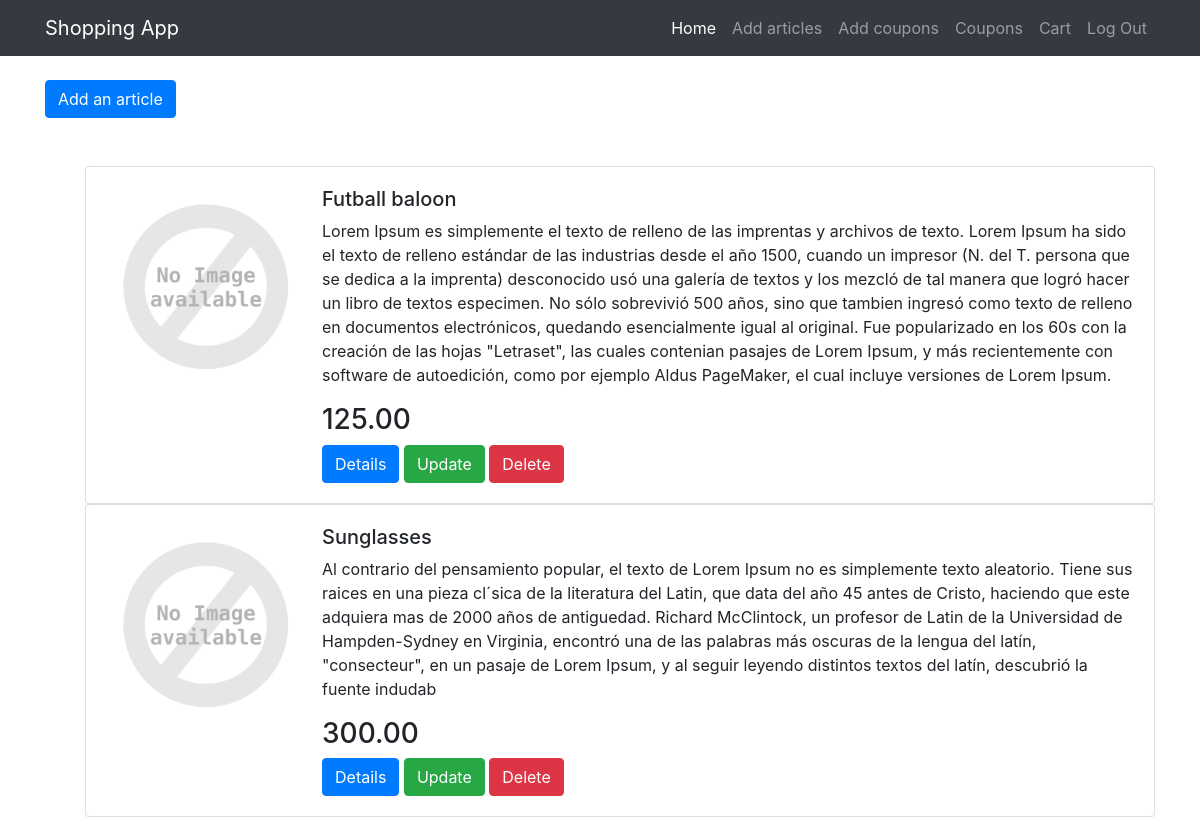
The page /article/ (signed in) on the database its author committed.
### articles/models.py (models this page shows, shortened)
class Article(models.Model):
    name = models.CharField(max_length=255)
    description = models.TextField()
    price = models.DecimalField(max_digits=10, decimal_places=2)
    created = models.DateTimeField(auto_now_add=True)
    updated = models.DateTimeField(auto_now=True)
    def __str__(self):
        return self.name

### articles/views.py (the view)
# urls.py: path('article/', views.ListAArticleView.as_view(), name='article_list'),
class ListAArticleView(views.LoginRequiredMixin,
                       views.PermissionRequiredMixin,
                       ListView):
    permission_required = "article.change_article"
    model = Article
    template_name = 'article/lista.html'

### articles/templates/article/lista.html (shortened to what this page needs)
{% extends "base.html" %}
{% load static %}
{% load i18n %}
{% block content %}
<a href="{% url 'article_add' %}" class="btn btn-primary">{%trans 'Add an article' %}</a></br></br></br>
<ul>
    {% for article in object_list %}
    <div class="row">
        <div class="col-sm-12">
            <div class="card">
                <div class="card-body">
                    <div class="media">
                        <img class="align-self-start mr-3" src="{% static 'images/nia.png' %}" alt="Generic placeholder image" width="200">
                        <div class="media-body">
                            <h5 class="mt-0">{{ article }}</h5>
                            <p>{{ article.description }}</p>
                            <h3>{{ article.price }}</h3>
                            <a href="{% url 'article_details' article.id %}" class="btn btn-primary">Details</a> <a href="{% url 'article_update' article.id %}" class="btn btn-success">{% trans 'Update'%}</a> <a href="{% url 'article_delete' article.id %}" class="btn btn-danger">{% trans 'Delete' %}</a></li>
                        </div>
                    </div>
                </div>
            </div>
            {% endfor %}
</ul>
{% endblock %}

### rows shown on the page
Article: name "Futball baloon", description "Lorem Ipsum es simplemente el texto de relleno de las imprentas y archivos de texto. Lorem Ipsum ha sido el texto de relleno estándar de las industrias desde el año 1500, cuando un impresor (N. del T. persona que se dedica a la imprenta) desconocido usó una galería de textos y los mezcló de tal manera que logró hacer un libro de textos especimen. No sólo sobrevivió 500 años, sino que tambien ingresó como texto de relleno en documentos electrónicos, quedando esencialmente igual al original. Fue popularizado en los 60s con la creación de las hojas \"Letraset\", las cuales contenian pasajes de Lorem Ipsum, y más recientemente con software de autoedición, como por ejemplo Aldus PageMaker, el cual…", price "125.00"
Article: name "Sunglasses", description "Al contrario del pensamiento popular, el texto de Lorem Ipsum no es simplemente texto aleatorio. Tiene sus raices en una pieza cl´sica de la literatura del Latin, que data del año 45 antes de Cristo, haciendo que este adquiera mas de 2000 años de antiguedad. Richard McClintock, un profesor de Latin de la Universidad de Hampden-Sydney en Virginia, encontró una de las palabras más oscuras de la lengua del latín, \"consecteur\", en un pasaje de Lorem Ipsum, y al seguir leyendo distintos textos del latín, descubrió la fuente indudab", price "300.00"
